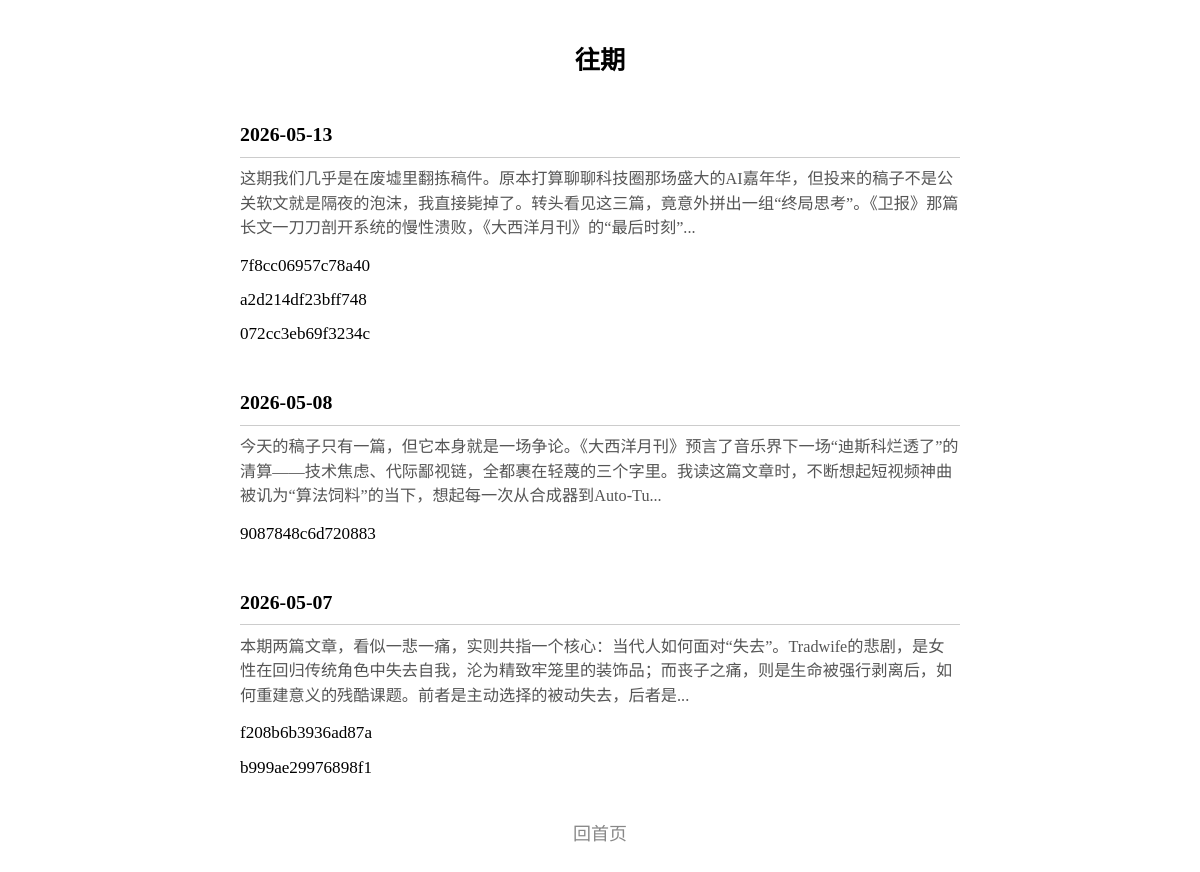
/archive, run on an earlier commit of the app's database.
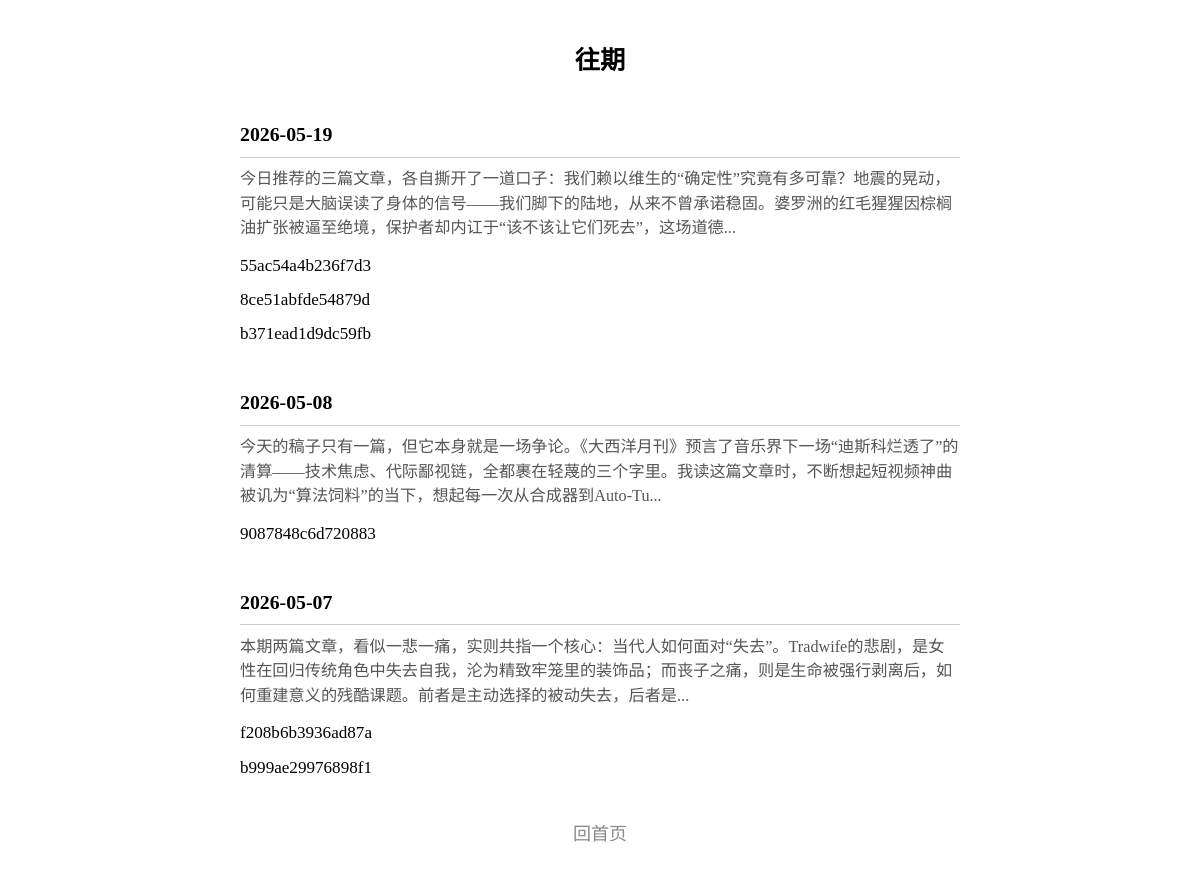
And on a later commit of the database.
### tables this page shows
CREATE TABLE issues (
            date TEXT PRIMARY KEY,
            articles TEXT NOT NULL DEFAULT '[]',
            editor_note TEXT NOT NULL DEFAULT '',
            stats TEXT NOT NULL DEFAULT '{}',
            epub_sent_at TEXT
        );

### server.py (the view)
@app.get("/archive", response_class=HTMLResponse)
async def archive(page: int = Query(1, ge=1)):
    per_page = 20
    offset = (page - 1) * per_page
    issues = get_recent_issues(limit=per_page, offset=offset)
    template = env.get_template("archive.html")
    return template.render(issues=issues, page=page)

### templates/archive.html (shortened to what this page needs)
<!DOCTYPE html>
<html lang="zh-CN">
<head>
</head>
<body>
<h1>往期</h1>
{% for issue in issues %}
<div class="issue">
  <div class="issue-date">{{ issue.date }}</div>
  <div class="issue-note">
    {% if issue.editor_note | length > 120 %}
      {{ issue.editor_note[:120] | e }}...
    {% else %}
      {{ issue.editor_note | e }}
    {% endif %}
  </div>
  <ul>
  {% for aid in issue.articles %}
    <li><a href="/article/{{ aid }}">{{ aid }}</a></li>
  {% endfor %}
  </ul>
</div>
{% endfor %}
<div class="footer">
  <a href="/">回首页</a>
</div>
</body>
</html>

What changed in the data, as far as the page shows it:
removed issues: date "2026-05-13", editor_note "这期我们几乎是在废墟里翻拣稿件。原本打算聊聊科技圈那场盛大的AI嘉年华，但投来的稿子不是公关软文就是隔夜的泡沫，我直接毙掉了。转头看见这三篇，竟意外拼出一组“终局思考”。《卫报》那篇长文一刀刀剖开系统的慢性溃败，《大西洋月刊》的“最后时刻”", articles "7f8cc06957c78a40" "a2d214df23bff748" "072cc3eb69f3234c"
added issues: date "2026-05-19", editor_note "今日推荐的三篇文章，各自撕开了一道口子：我们赖以维生的“确定性”究竟有多可靠？地震的晃动，可能只是大脑误读了身体的信号——我们脚下的陆地，从来不曾承诺稳固。婆罗洲的红毛猩猩因棕榈油扩张被逼至绝境，保护者却内讧于“该不该让它们死去”，这场道德", articles "55ac54a4b236f7d3" "8ce51abfde54879d" "b371ead1d9dc59fb"
